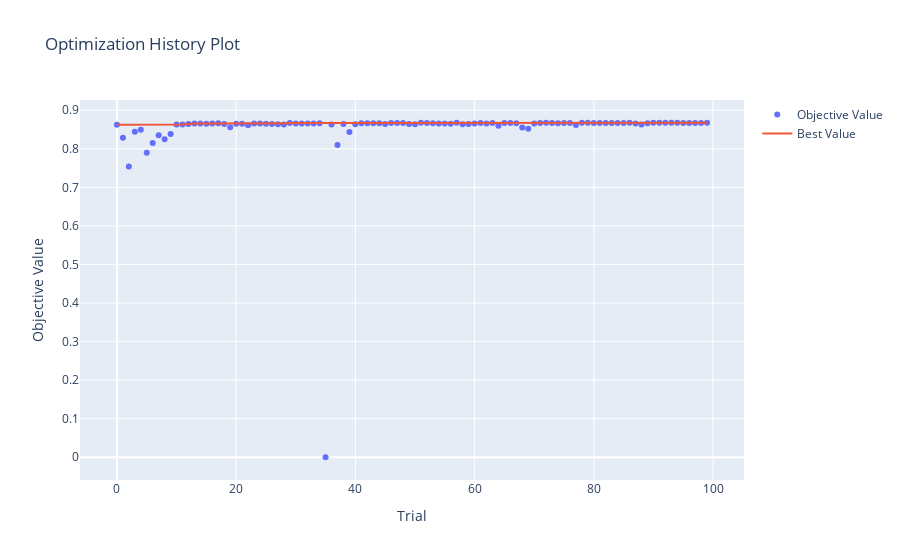

This figure's notebook cell:
### Code cell
optuna.visualization.plot_optimization_history(cb_study)
